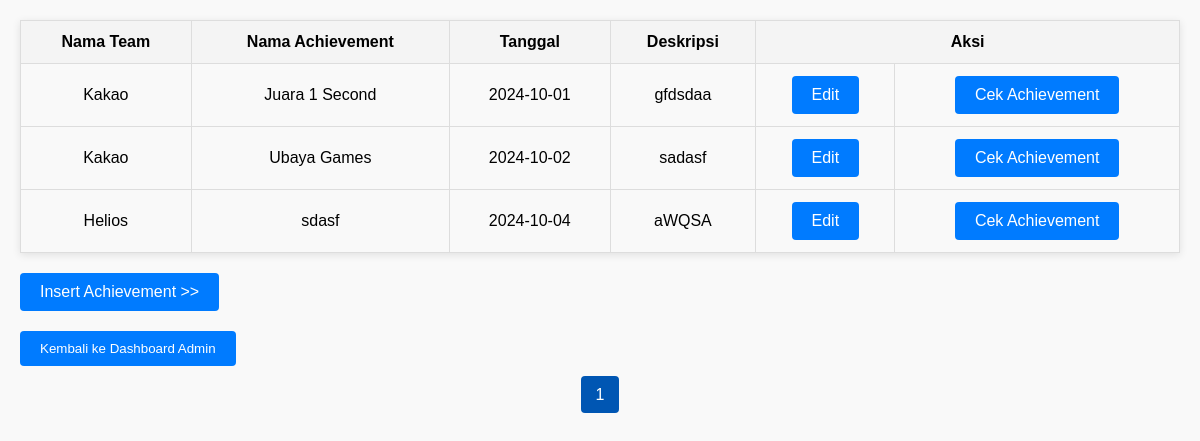
Page /admin/achievement/index.php on the committed database.
### tables this page shows
CREATE TABLE `achievement` (
  `idachievement` int(11) NOT NULL,
  `idteam` int(11) NOT NULL,
  `name` varchar(45) DEFAULT NULL,
  `date` date DEFAULT NULL,
  `description` varchar(200) DEFAULT NULL
);

CREATE TABLE `team` (
  `idteam` int(11) NOT NULL,
  `idgame` int(11) NOT NULL,
  `name` varchar(45) DEFAULT NULL
);

### admin/achievement/index.php (the view, shortened to what this page needs)
<?php
    $conn = new mysqli("localhost", "root", "", "esport");
    $limit = 5;
    $page = isset($_GET['page']) ? (int)$_GET['page'] : 1;
    $start = ($page > 1) ? ($page * $limit) - $limit : 0;
    $totalQuery = "SELECT COUNT(*) as total FROM achievement";
    $totalResult = $conn->query($totalQuery);
    $totalRow = $totalResult->fetch_assoc();
    $totalRecords = $totalRow['total'];
    $totalPages = ceil($totalRecords / $limit);
    $query = "SELECT t.name as 'team', a.* FROM achievement a
              INNER JOIN team t ON t.idteam=a.idteam
              LIMIT $start, $limit";
    $stmt = $conn->prepare($query);
    $stmt->execute();
    $result = $stmt->get_result();
?>
<!DOCTYPE html>
<html lang="id">
<head>
</head>
<body>
    <?php
        echo "<table>
                <tr>
                    <th>Nama Team</th>
                    <th>Nama Achievement</th>
                    <th>Tanggal</th>
                    <th>Deskripsi</th>
                    <th colspan='2'>Aksi</th>
                </tr>";
        while ($row = $result->fetch_assoc()) {
            echo "<tr>";
            echo "<td>".(!empty($row['team']) ? $row['team'] : "No Teams")."</td>";
                echo "<td>".$row['name']."</td>";
                echo "<td>".$row['date']."</td>";
                echo "<td>".$row['description']."</td>";
                echo "<td><a href='editAchievement.php?idupdate=".$row['idachievement']."' class='button'>Edit</a></td>";
                echo "<td><a href='cekAcv.php?idteam=".$row['idteam']."' class='button'>Cek Achievement</a></td>";
            echo "</tr>";
        }
        echo "</table>";
    ?>
    <p><a href="insertAchievement.php" class="button">Insert Achievement >></a></p>
    <p><a href="../index.php"><button>Kembali ke Dashboard Admin</button></a></p>
    <div class="pagination">
        <?php
            for ($i = 1; $i <= $totalPages; $i++) {
                if ($i == $page) {
                    echo "<a style='background-color: #0056b3;'>$i</a>";
                } else {
                    echo "<a href='index.php?page=$i'>$i</a>";
                }
            }
        ?>
    </div>
</body>
</html>

### admin/achievement/index.php (style rules this page uses)
body { font-family: Arial, sans-serif; margin: 20px; background-color: #f9f9f9; }
a.button { display: inline-block; background-color: #007bff; color: white; padding: 10px 20px; text-align: center; text-decoration: none; border-radius: 4px; transition: background-color 0.3s ease; }
table { width: 100%; border-collapse: collapse; margin-top: 20px; box-shadow: 0 2px 8px rgba(0, 0, 0, 0.1); }
table, th, td { border: 1px solid #dddddd; }
th, td { padding: 12px; text-align: center; }
th { background-color: #f4f4f4; }
a { text-decoration: none; color: #007bff; }
button { background-color: #007bff; color: white; border: none; padding: 10px 20px; cursor: pointer; border-radius: 4px; }
.pagination { margin-top: 20px; text-align: center; }
.pagination a { margin: 0 5px; padding: 10px 15px; text-decoration: none; color: white; background-color: #007bff; border-radius: 4px; transition: background-color 0.3s ease; }
p { margin-top: 20px; }

### rows in the picture
achievement: idteam.name "Kakao", name "Juara 1 Second", date "2024-10-01", description "gfdsdaa"
achievement: idteam.name "Kakao", name "Ubaya Games", date "2024-10-02", description "sadasf"
achievement: idteam.name "Helios", name "sdasf", date "2024-10-04", description "aWQSA"
